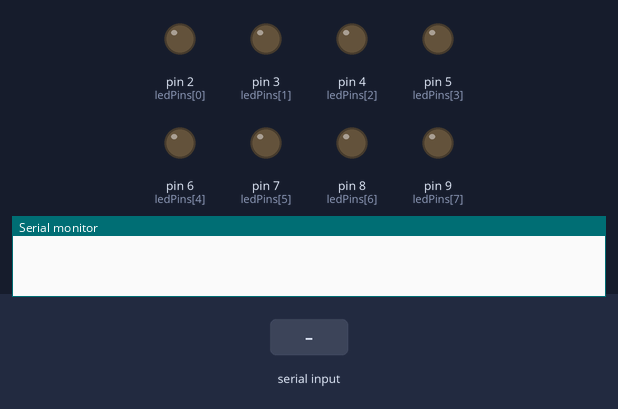
The sketch below on a simulated Arduino Uno, built with avr-gcc and run on an emulated ATmega328P. Parts: output pins drawn as LEDs (lit = HIGH), the last lines printed to the serial monitor. Inputs (shaded band) come from the test bench.

Above: at 1.2 s.
1.3 s: "90,45\n" received over Serial
At 2.1 s:
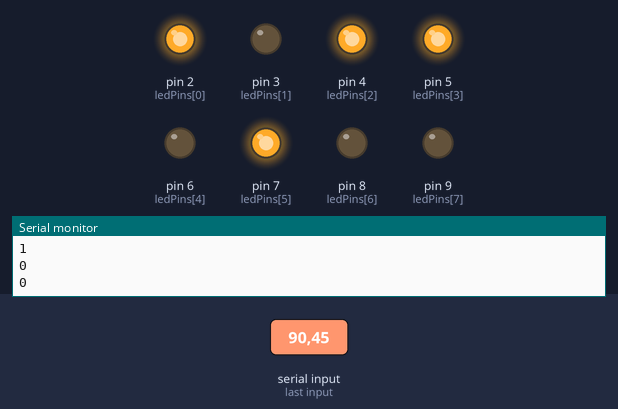
3.8 s: "30,150\n" received over Serial
At 4.4 s:
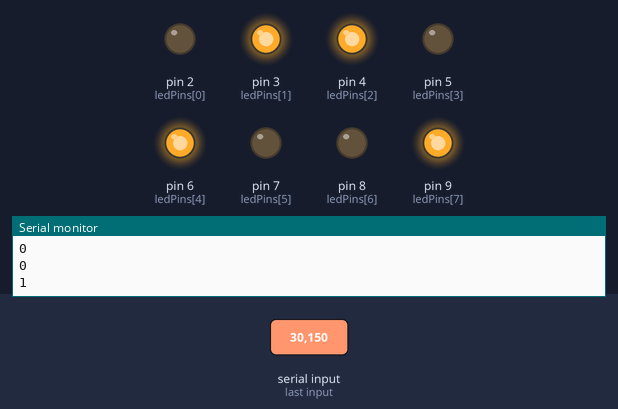
6.3 s: "5\n" received over Serial
At 7.1 s:
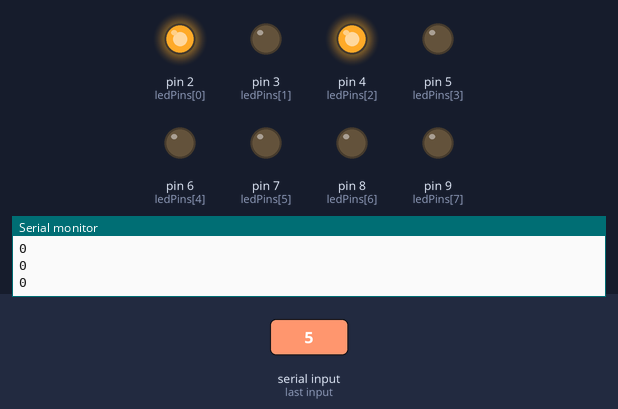
8.8 s: "200\n" received over Serial
At 9.3 s:
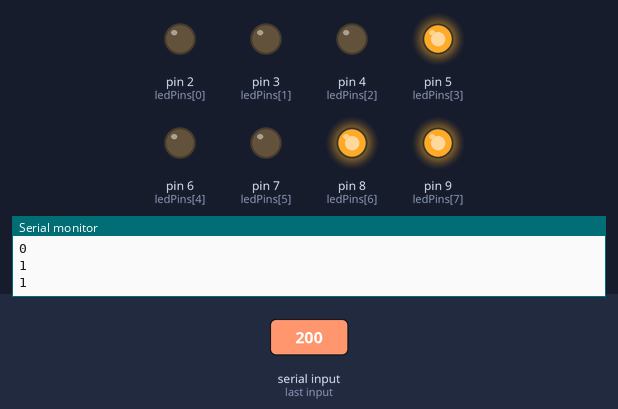
Timing chart, 0 to 11.8 s (numbered marks = the images above; inputs shaded):
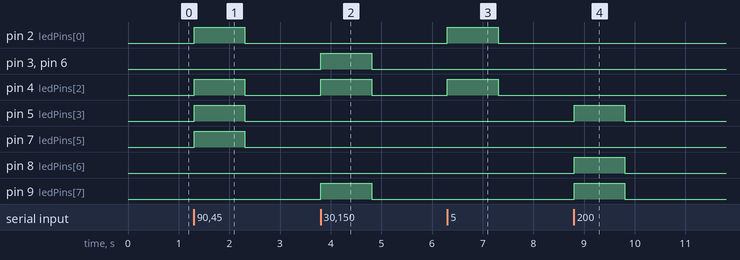

The sketch:

Binary-Number-Display-Arduino.ino
```cpp
int ledPins[] = {2,3,4,5,6,7,8,9};
int number = 0;

void setup() {
  for(int i=0; i<8; i++) {
    pinMode(ledPins[i], OUTPUT);
  }
  Serial.begin(9600);
}

void loop() {
  if(Serial.available() > 0){
    number = Serial.parseInt();
    displayBinary(number);
  }
}

void displayBinary(int n) {
  for(int i=0; i<8; i++){
    int bitValue = (n >> i) & 1;
    Serial.println(bitValue);
    digitalWrite(ledPins[i], bitValue);
  }
}
```

Measured:
- after the input at 1.3 s, pin 2 (ledPins[0]), pin 4 (ledPins[2]), pin 5 (ledPins[3]), pin 7 (ledPins[5]): LOW → HIGH at once, → LOW 1.0 s later
- after the input at 3.8 s, pin 3 (ledPins[1]), pin 4 (ledPins[2]), pin 6 (ledPins[4]), pin 9 (ledPins[7]): LOW → HIGH at once, → LOW 1.0 s later
- after the input at 6.3 s, pin 2 (ledPins[0]), pin 4 (ledPins[2]): LOW → HIGH at once, → LOW 1.0 s later
- after the input at 8.8 s, pin 5 (ledPins[3]), pin 8 (ledPins[6]), pin 9 (ledPins[7]): LOW → HIGH at once, → LOW 1.0 s later
